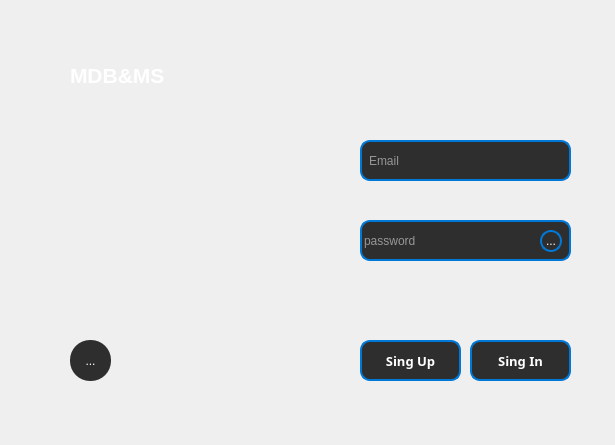
<?xml version="1.0" encoding="UTF-8"?>
<ui version="4.0">
 <class>LoginWindow</class>
 <widget class="QWidget" name="LoginWindow">
  <property name="geometry">
   <rect>
    <x>0</x>
    <y>0</y>
    <width>615</width>
    <height>445</height>
   </rect>
  </property>
  <property name="font">
   <font>
    <family>Segoe UI</family>
    <bold>false</bold>
   </font>
  </property>
  <property name="windowTitle">
   <string>LoginWindow</string>
  </property>
  <property name="styleSheet">
   <string notr="true">QWidget {
                background: qlineargradient(x1: 0, y1: 0, x2: 1, y2: 0, 
                                    stop: 0 #1E1E1E, /* Начальный цвет (темный) */
                                    stop: 1 #001f3f); /* Конечный цвет (темно-синий) */
        color: #FFFFFF; /* Цвет текста по умолчанию */
    }</string>
  </property>
  <widget class="QLineEdit" name="email">
   <property name="geometry">
    <rect>
     <x>360</x>
     <y>140</y>
     <width>211</width>
     <height>41</height>
    </rect>
   </property>
   <property name="styleSheet">
    <string notr="true">QLineEdit {
        background-color: #2E2E2E; /* Темный фон */
        color: #FFFFFF; /* Белый текст */
        border: 2px solid #0078d7; /* Цвет границы */
        border-radius: 10px; /* Закругленные углы */
        padding: 5px; /* Отступы */
    }

QLineEdit:hover {
		background-color: #1E1E1E
}

    QLineEdit:focus {
        border: 2px solid #0056a1; /* Цвет границы при фокусе */
        background-color: #3E3E3E; /* Цвет фона при фокусе */
    }</string>
   </property>
   <property name="text">
    <string/>
   </property>
   <property name="placeholderText">
    <string>Email</string>
   </property>
  </widget>
  <widget class="QLineEdit" name="password">
   <property name="geometry">
    <rect>
     <x>360</x>
     <y>220</y>
     <width>211</width>
     <height>41</height>
    </rect>
   </property>
   <property name="styleSheet">
    <string notr="true">QLineEdit {
        background-color: #2E2E2E; /* Темный фон */
        color: #FFFFFF; /* Белый текст */
        border: 2px solid #0078d7; /* Цвет границы */
        border-radius: 10px; /* Закругленные углы */
        padding: 5px 40px 5px 0; /* Отступы */
    }

QLineEdit:hover {
		background-color: #1E1E1E
}

    QLineEdit:focus {
        border: 2px solid #0056a1; /* Цвет границы при фокусе */
        background-color: #3E3E3E; /* Цвет фона при фокусе */
    }</string>
   </property>
   <property name="text">
    <string/>
   </property>
   <property name="placeholderText">
    <string>password</string>
   </property>
  </widget>
  <widget class="QLabel" name="title">
   <property name="geometry">
    <rect>
     <x>70</x>
     <y>40</y>
     <width>111</width>
     <height>71</height>
    </rect>
   </property>
   <property name="styleSheet">
    <string notr="true">QLabel {
		background-color: none;
        color: #FFFFFF; /* Цвет текста */
        font: bold 16pt; /* Прописной стиль текста */
        text-align: center; /* Выравнивание текста по центру */
    }</string>
   </property>
   <property name="text">
    <string>MDB&amp;MS</string>
   </property>
  </widget>
  <widget class="QToolButton" name="support">
   <property name="geometry">
    <rect>
     <x>70</x>
     <y>340</y>
     <width>41</width>
     <height>41</height>
    </rect>
   </property>
   <property name="toolTip">
    <string>&lt;html&gt;&lt;head/&gt;&lt;body&gt;&lt;p align=&quot;center&quot;&gt;&lt;span style=&quot; font-weight:700;&quot;&gt;Hello, bro&lt;/span&gt;&lt;/p&gt;&lt;p align=&quot;center&quot;&gt;This window can help&lt;/p&gt;&lt;p align=&quot;center&quot;&gt; you with sport&lt;/p&gt;&lt;/body&gt;&lt;/html&gt;</string>
   </property>
   <property name="toolTipDuration">
    <number>-1</number>
   </property>
   <property name="styleSheet">
    <string notr="true">QToolButton {
        background-color: #2E2E2E; /* Цвет кнопки */
        color: #FFFFFF; /* Цвет текста */
        border: none; /* Без границ */
        border-radius: 20px; /* Закругленные углы */
        padding: 5px;
    }
    QToolButton:hover {
        background-color: #0056a1; /* Цвет кнопки при наведении */
    }</string>
   </property>
   <property name="text">
    <string>...</string>
   </property>
   <property name="icon">
    <iconset theme="help-browser"/>
   </property>
   <property name="checkable">
    <bool>false</bool>
   </property>
   <property name="checked">
    <bool>false</bool>
   </property>
   <property name="autoRepeat">
    <bool>false</bool>
   </property>
   <property name="autoExclusive">
    <bool>false</bool>
   </property>
   <property name="autoRaise">
    <bool>false</bool>
   </property>
  </widget>
  <widget class="QPushButton" name="SingIn">
   <property name="geometry">
    <rect>
     <x>470</x>
     <y>340</y>
     <width>101</width>
     <height>41</height>
    </rect>
   </property>
   <property name="font">
    <font>
     <family>Segoe UI Black</family>
     <pointsize>10</pointsize>
     <italic>false</italic>
     <bold>true</bold>
    </font>
   </property>
   <property name="styleSheet">
    <string notr="true">QPushButton {
        background-color: #2E2E2E; /* Темный фон */
        color: #FFFFFF; /* Белый текст */
        border: 2px solid #0078d7; /* Цвет границы */
        border-radius: 10px; /* Закругленные углы */
        padding: 5px; /* Отступы */
    }

QPushButton:hover {
		background-color: #1E1E1E
}</string>
   </property>
   <property name="text">
    <string>Sing In</string>
   </property>
  </widget>
  <widget class="QLabel" name="ErrorMessage">
   <property name="geometry">
    <rect>
     <x>360</x>
     <y>280</y>
     <width>211</width>
     <height>16</height>
    </rect>
   </property>
   <property name="cursor">
    <cursorShape>SizeBDiagCursor</cursorShape>
   </property>
   <property name="styleSheet">
    <string notr="true">QLabel {
	background-color: none;
	color: #e50b0b;
}</string>
   </property>
   <property name="text">
    <string/>
   </property>
  </widget>
  <widget class="QToolButton" name="CheckPassword">
   <property name="geometry">
    <rect>
     <x>540</x>
     <y>230</y>
     <width>22</width>
     <height>22</height>
    </rect>
   </property>
   <property name="styleSheet">
    <string notr="true">QToolButton {
	background-color: #2E2E2E;
	border: 2px solid #0078d7; /* Цвет границы */
    border-radius: 11px; /* Закругленные углы */
}

QToolButton:hover {
		background-color: #3E3E3E
}</string>
   </property>
   <property name="text">
    <string>...</string>
   </property>
  </widget>
  <widget class="QPushButton" name="SingUp">
   <property name="geometry">
    <rect>
     <x>360</x>
     <y>340</y>
     <width>101</width>
     <height>41</height>
    </rect>
   </property>
   <property name="font">
    <font>
     <family>Segoe UI Black</family>
     <pointsize>10</pointsize>
     <italic>false</italic>
     <bold>true</bold>
    </font>
   </property>
   <property name="styleSheet">
    <string notr="true">QPushButton {
        background-color: #2E2E2E; /* Темный фон */
        color: #FFFFFF; /* Белый текст */
        border: 2px solid #0078d7; /* Цвет границы */
        border-radius: 10px; /* Закругленные углы */
        padding: 5px; /* Отступы */
    }

QPushButton:hover {
		background-color: #1E1E1E
}</string>
   </property>
   <property name="text">
    <string>Sing Up</string>
   </property>
  </widget>
 </widget>
 <resources>
  <include location="../../images/im.qrc"/>
 </resources>
 <connections/>
</ui>
